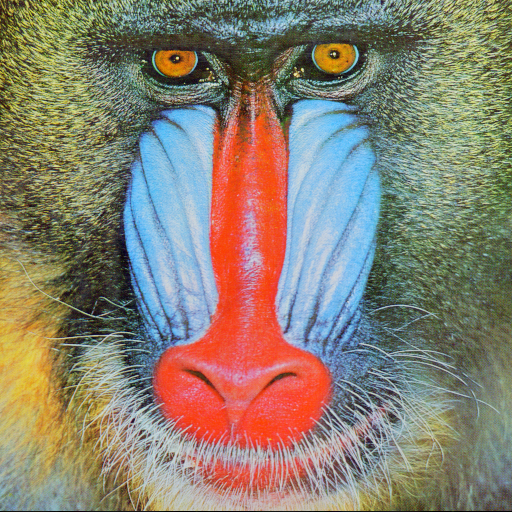
#> input picture Kodlar/baboon.bmp, 512 x 512 px
$ python h2_yogunluk_parcapixel.py
#> lines starting #> are read from the running program, lines starting #| are printed output that depends on the picture
import cv2
import numpy as np
# foto2 = cv2.imread("./goruntu/kanal.png")#klasörden görüntü okuma
# cv2.imshow("Kırmızı",foto2)
foto = cv2.imread("baboon.bmp")
#> foto is the input picture: shape (512, 512, 3); mean B, G, R 113.1, 128.9, 137.4
# cv2.imshow("el",foto)
B = foto[:,:,0]
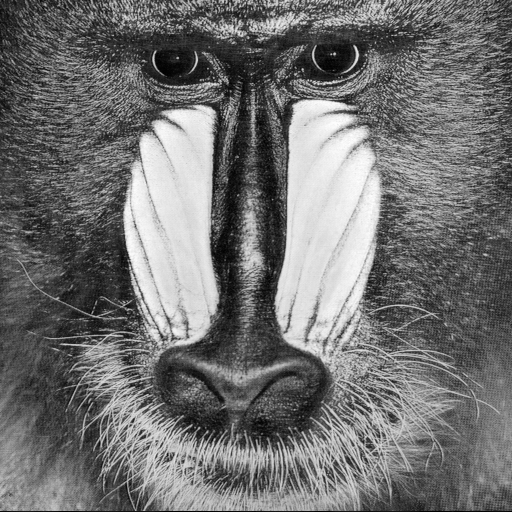
#> B: shape (512, 512); min 0, max 255, mean 113.1
G = foto[:,:,1]
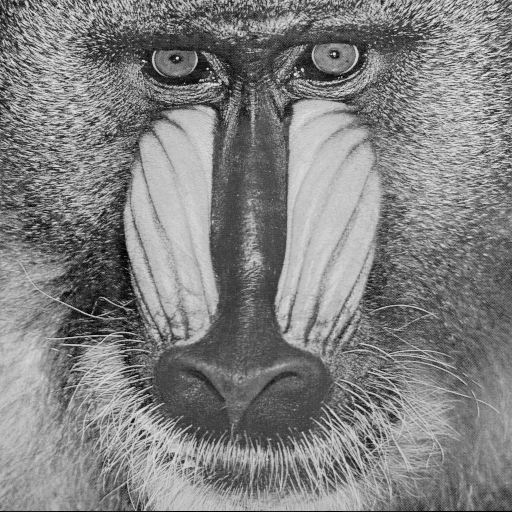
#> G: shape (512, 512); min 0, max 236, mean 128.9
R = foto[:,:,2]
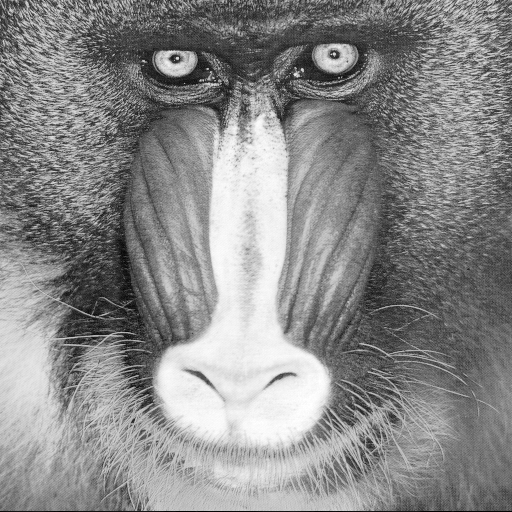
#> R: shape (512, 512); min 0, max 255, mean 137.4
# # cv2.imshow("el1",B)
# # cv2.imshow("el2",G)
cv2.imshow("baboon",R)
cv2.waitKey()
print(foto.shape) # yükseklik, genişlik ve kanal sayısı
#| (512, 512, 3)
print(R.shape)
#| (512, 512)
x=4 #sütun no
y = 3 #satır no
kanal = 0
yogunluk_b= foto[y, x, kanal]
#> yogunluk_b = 54
print("yoğunluk:",yogunluk_b)
#| yoğunluk: 54
yogunluk_r = R[y,x]
#> yogunluk_r = 81
print("yoğunluk_gray:",yogunluk_r)
#| yoğunluk_gray: 81
print("merhaba")
maksimum_yogunluk =np.max(B)
#> maksimum_yogunluk = 255
minimum_yogunluk =np.min(B)
#> minimum_yogunluk = 0
print("Maksimum yoğunluk: ",maksimum_yogunluk)
#| Maksimum yoğunluk:  255
print("Minimum yoğunluk: ",minimum_yogunluk)
#| Minimum yoğunluk:  0
print(foto[y,x])#tam koordinatın R G B değerleri döner
#| [54 89 81]
# görüntünün belirli piksllerini elde etme ve ekranda gösterme
parca2 = R[0:500, 0:400]
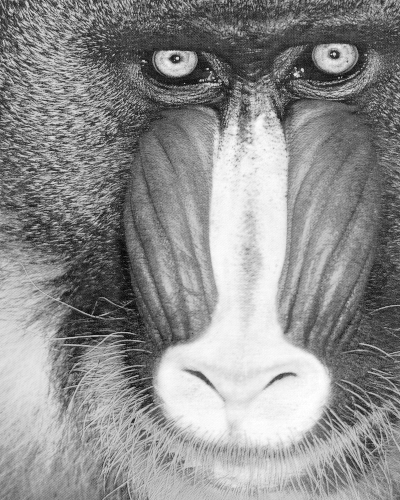
#> parca2: shape (500, 400); min 4, max 255, mean 142.5
print(parca2)
#> (printed output is left out)
cv2.imshow("parca",parca2)
cv2.waitKey()
